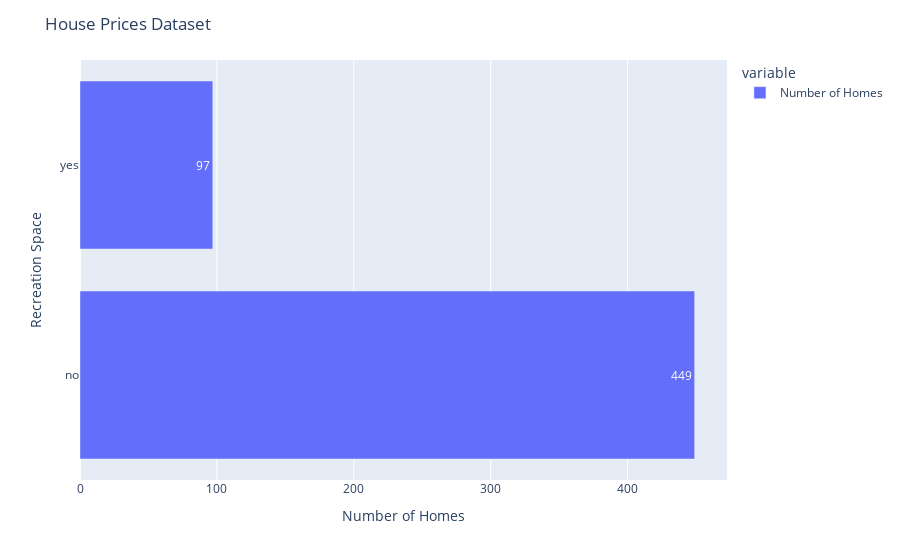

Notebook cell for this chart:
### Markdown cell above
**In the Tutorial Completion Document, describe your findings.**

c. Plot the bar chart to count how many houses have a **recreation** space and display the count on bars

### Code cell
# To-do: Write code to plot the bar chart to count how many houses have a recreation space
houseprices_driveway_fig = px.bar(houseprices_df['recreation'].value_counts(), orientation='h')

# Add annotations
houseprices_driveway_fig.update_traces(text=houseprices_df['recreation'].value_counts().values, name = 'Number of Homes')

# Set the layout
houseprices_driveway_fig.update_layout(title='House Prices Dataset', xaxis_title="Number of Homes", yaxis_title="Recreation Space")

# Show the plot
houseprices_driveway_fig.show()

### Figure 1 — Plotly figure (JSON) as saved in the notebook; plotly's stock layout.template omitted (floating-point values rounded to 4 significant figures)
{"data": [{"alignmentgroup": "True", "hovertemplate": "variable=recreation<br>value=%{x}<br>index=%{y}<extra></extra>", "legendgroup": "recreation", "marker": {"color": "#636efa", "pattern": {"shape": ""}}, "name": "Number of Homes", "offsetgroup": "recreation", "orientation": "h", "showlegend": true, "text": [449, 97], "textposition": "auto", "type": "bar", "x": [449, 97], "xaxis": "x", "y": ["no", "yes"], "yaxis": "y"}], "layout": {"barmode": "relative", "legend": {"title": {"text": "variable"}, "tracegroupgap": 0}, "margin": {"t": 60}, "title": {"text": "House Prices Dataset"}, "xaxis": {"anchor": "y", "domain": [0, 1], "title": {"text": "Number of Homes"}}, "yaxis": {"anchor": "x", "domain": [0, 1], "title": {"text": "Recreation Space"}}}}
